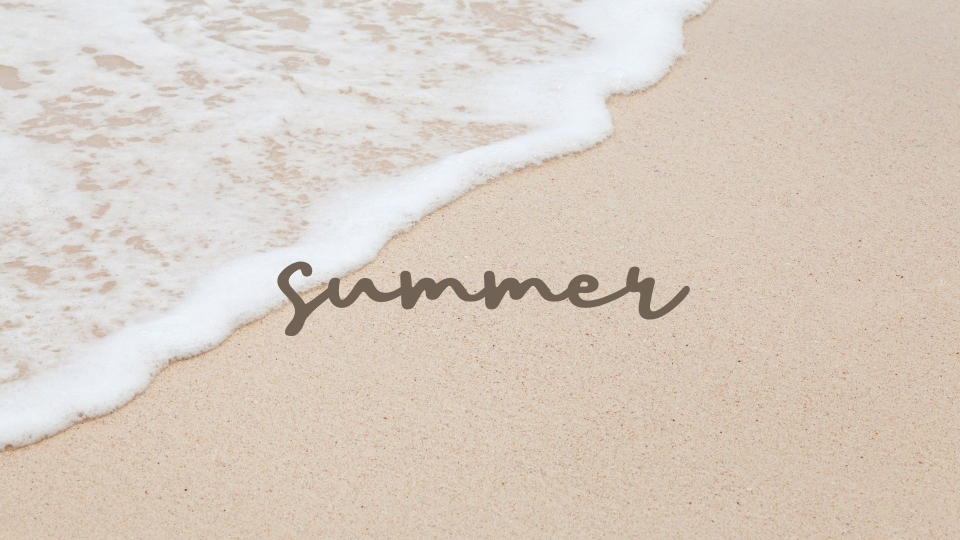
#> input picture images/Beige White .jpg, 1920 x 1080 px (shown at 1/2 size); its folder holds 4 pictures in this run
$ python cropmanyimages.py
#> lines starting #> are read from the running program, lines starting #| are printed output that depends on the picture
import os
from PIL import Image

# cropping size
width = int(input('Enter Cropping Width : '))
#> the answer given: 100
height = int(input('Enter Cropping Height : '))
#> the answer given: 100

#open folder
os.chdir('images')


# output folder
output_folder = input('Enter Folder Name : ')
#> the answer given: out.png
os.makedirs(output_folder, exist_ok=True)

#loop over each image
for image in os.listdir('.'):
    if image.endswith(('.png','.jpg','.jpeg')):
        im = Image.open(image)
#> im is the input picture: PIL image 1920x1080 RGB; mean R, G, B 216.5, 205.3, 194.1
        im1 = im.crop((0, 0, width, height))
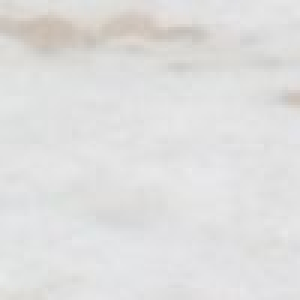
#> im1: PIL image 100x100 RGB (shown 3 times larger); mean R, G, B 223.2, 222.8, 222.1
        im1.save(f"{output_folder}/{image}")
#> pass 2 of the loop `for image in os.listdir('.'):`:
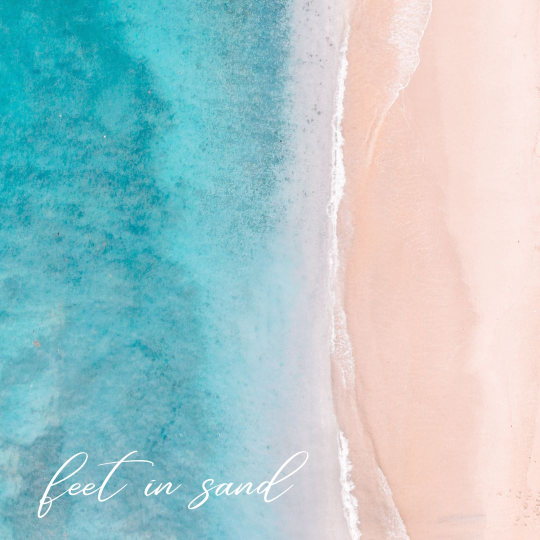
#> input picture images/Blue .jpg, 1080 x 1080 px (shown at 1/2 size)
#> im is the input picture: PIL image 1080x1080 RGB; mean R, G, B 166.5, 198.8, 202.4
#> `im1 = im.crop((0, 0, width, height))`:
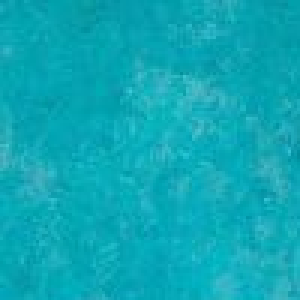
#> im1: PIL image 100x100 RGB (shown 3 times larger); mean R, G, B 13.5, 167.3, 180.9
#> pass 3 of the loop `for image in os.listdir('.'):`:
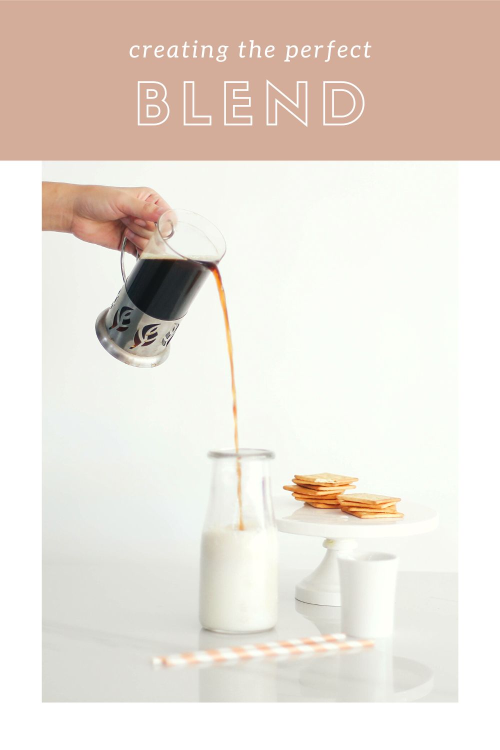
#> input picture images/Coffee Photo .jpg, 1000 x 1500 px (shown at 1/2 size)
#> im is the input picture: PIL image 1000x1500 RGB; mean R, G, B 232.6, 223.9, 215.2
#> `im1 = im.crop((0, 0, width, height))`:
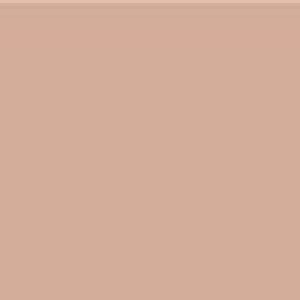
#> im1: PIL image 100x100 RGB (shown 3 times larger); mean R, G, B 211.2, 173.1, 154.2
#> (the run stopped early here; a loop or call above may not have finished)
